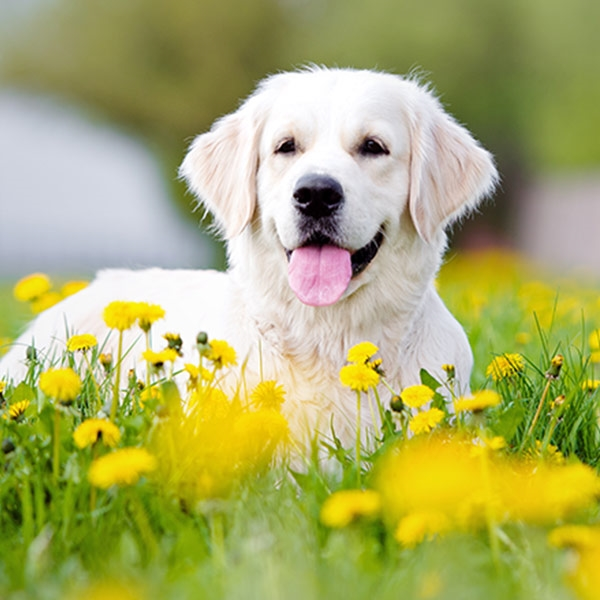
#> input picture dog.jpg, 600 x 600 px
$ python colourkey.py
#> lines starting #> are read from the running program, lines starting #| are printed output that depends on the picture
#!/usr/bin/python3
# -*- coding: utf-8 -*-
import colorsys
from PIL import Image, ImageDraw

import hashlib
import os
import math
import numpy as np

class Color:
    def __init__(self,RGB,HLS,HSV):
        self.RGB = RGB
        self.HLS = HLS
        self.HSV = HSV

def genColourList(ColorInput):
    ColorInput.HLS = list(colorsys.rgb_to_hls(ColorInput.RGB[0] / 255, ColorInput.RGB[1] / 255, ColorInput.RGB[2] / 255))

    Base = 360000000
    Split = 2048
    Rotation = Base/Split
    OutputColours = []

    for x in range(1, Split):
        FirstTriadicHue = ((ColorInput.HLS[0] * Base + (Rotation*x)) % Base) / Base
        ColorOutput1 = Color("",[FirstTriadicHue,ColorInput.HLS[1],ColorInput.HLS[2]],"")
        ColorOutput1.RGB = list(map(lambda x: round(x * 255),colorsys.hls_to_rgb(ColorOutput1.HLS[0],ColorOutput1.HLS[1],ColorOutput1.HLS[2])))
        OutputColours.append(ColorOutput1)

    return OutputColours

def to_mnemonic(data: bytes, colourlist):
    if len(data) not in [16, 20, 24, 28, 32]:
        raise ValueError(
            "Data length should be one of the following: [16, 20, 24, 28, 32], but it is not (%d)."
            % len(data)
        )
    h = hashlib.sha256(data).hexdigest()
    b = (
        bin(int.from_bytes(data, byteorder="big"))[2:].zfill(len(data) * 8)
        + bin(int(h, 16))[2:].zfill(256)[: len(data) * 8 // 32]
    )
    result = []
    for i in range(len(b) // 11):
        idx = int(b[i * 11 : (i + 1) * 11], 2)
        result.append(colourlist[idx])
    return result

def drawpolygon(r, n, x, y):
    points = []
    for i in range(0,n):
        points.append(tuple([x+r*math.cos(2*math.pi*i/n), y+r*math.sin(2*math.pi*i/n)]))
    points.append(points[0])
    return points

def drawpalette(colourkey, output_path):
#> called with output_path = 'portrait.png'
    image = Image.new("RGBA", (500, 500), (255, 255, 255, 0))
    centre = (int(500/2),int(500/2))
    coords = drawpolygon(250-1,len(colourkey),centre[0], centre[1])
    draw = ImageDraw.Draw(image)
    for x in range(0,len(colourkey)):
        draw.polygon((coords[x], coords[x+1], centre), fill=tuple(colourkey[x].RGB))

    img=Image.open("dog.jpg").convert("RGBA")
    img = img.resize((460,460))
#> img: PIL image 460x460 RGBA
    mask_im = Image.new("L", img.size, 0)
#> mask_im: PIL image 460x460 L; every value is 0
    draw2 = ImageDraw.Draw(mask_im)
    draw2.ellipse((0,0,img.size[0],img.size[1]), fill=255)

    back_im = image.copy()
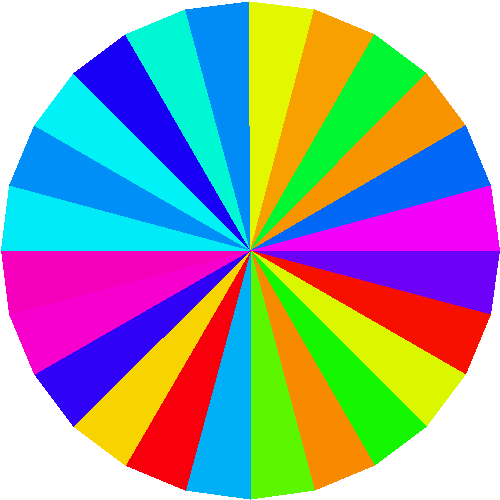
#> back_im: PIL image 500x500 RGBA; mean R, G, B, A 153.2, 160.8, 159.1, 197; transparent parts drawn white

    back_im.paste(img, (int(centre[0]-img.size[0]/2),int(centre[1]-img.size[1]/2)), mask_im)
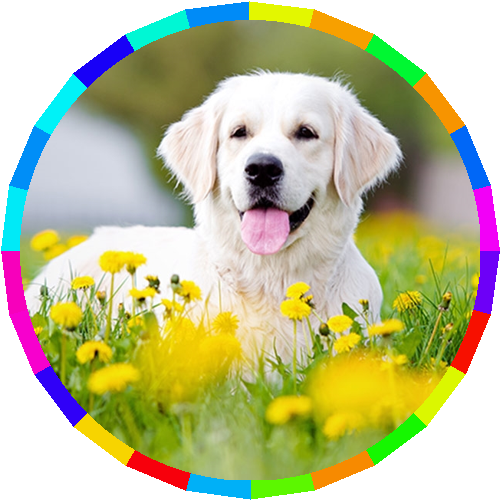
#> back_im: PIL image 500x500 RGBA; mean R, G, B, A 190, 190.7, 147.8, 197; transparent parts drawn white

    finalimage = Image.new("RGBA", (500, 500), (255, 255, 255, 0))
    mask_im2 = Image.new("L", finalimage.size, 0)
#> mask_im2: PIL image 500x500 L; every value is 0
    draw3 = ImageDraw.Draw(mask_im2)
    draw3.ellipse((5,5,finalimage.size[0]-5,finalimage.size[1]-5), fill=255)

    finalimage.paste(back_im, (0,0), mask_im2)
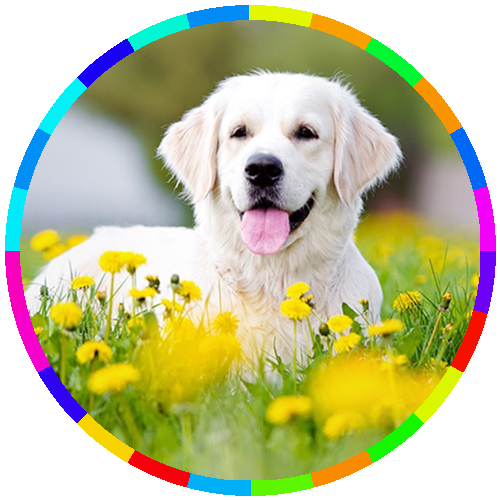
#> finalimage: PIL image 500x500 RGBA; mean R, G, B, A 192.1, 192.6, 149.5, 193; transparent parts drawn white

    finalimage.save(output_path,'PNG')

#00f782 sessions colour
SessionColour = Color([0x00, 0xf7, 0x82],"","")
colourlist = genColourList(SessionColour)

words = to_mnemonic(os.urandom(32), colourlist)
drawpalette(words, "portrait.png")
